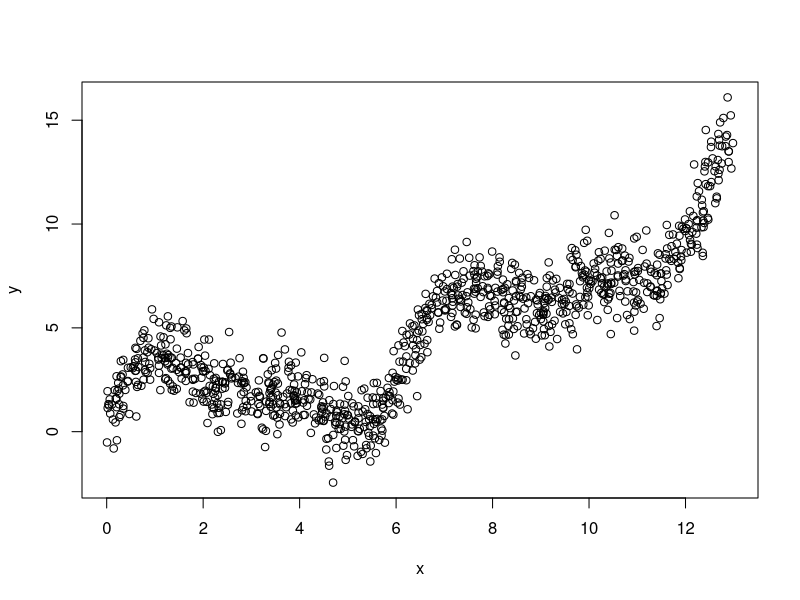
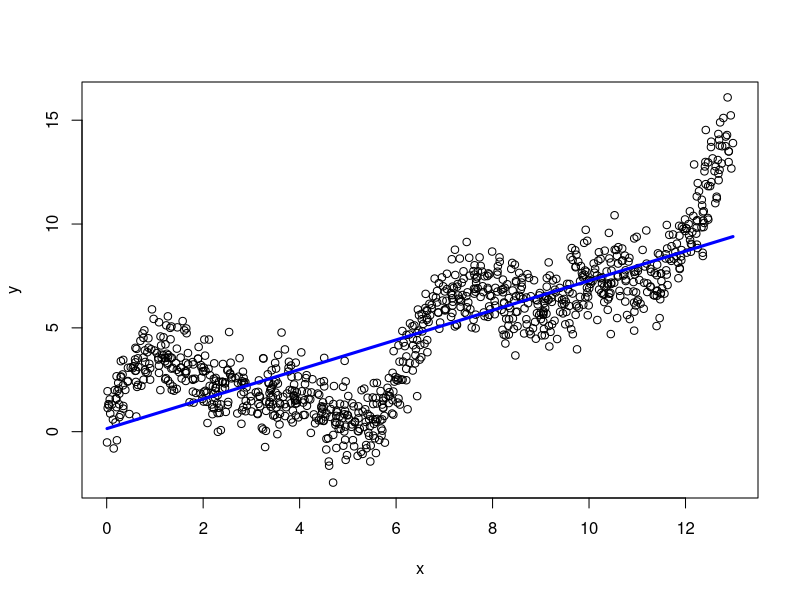
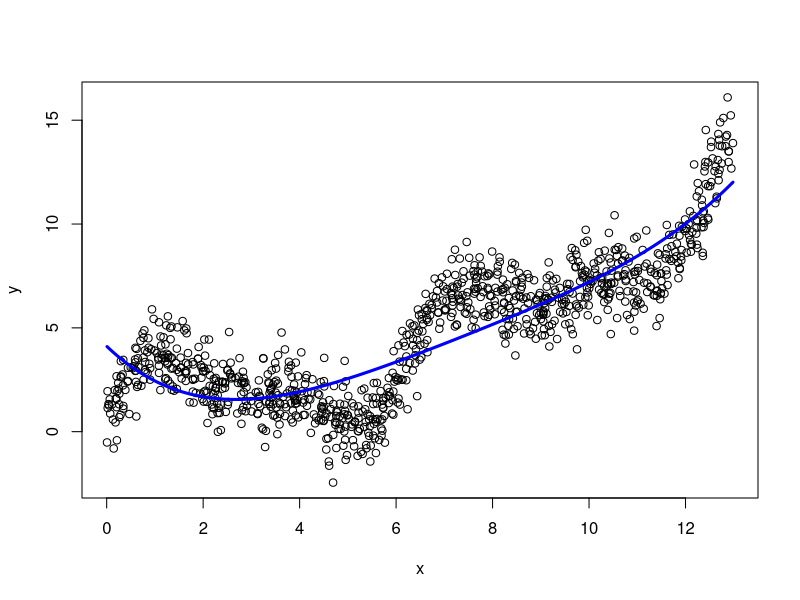
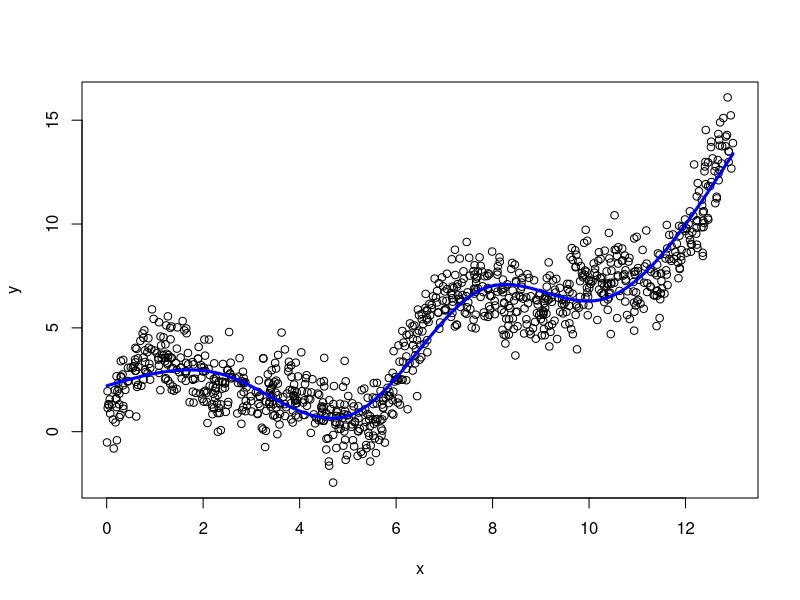
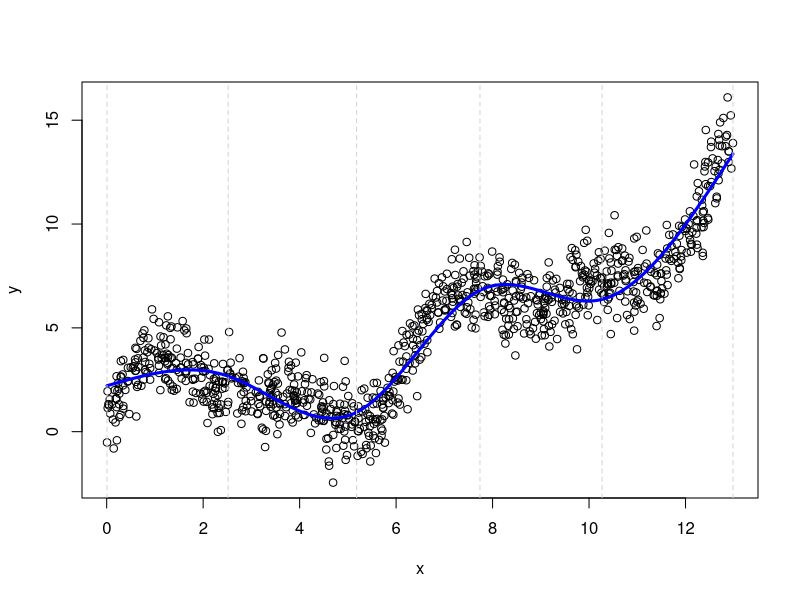
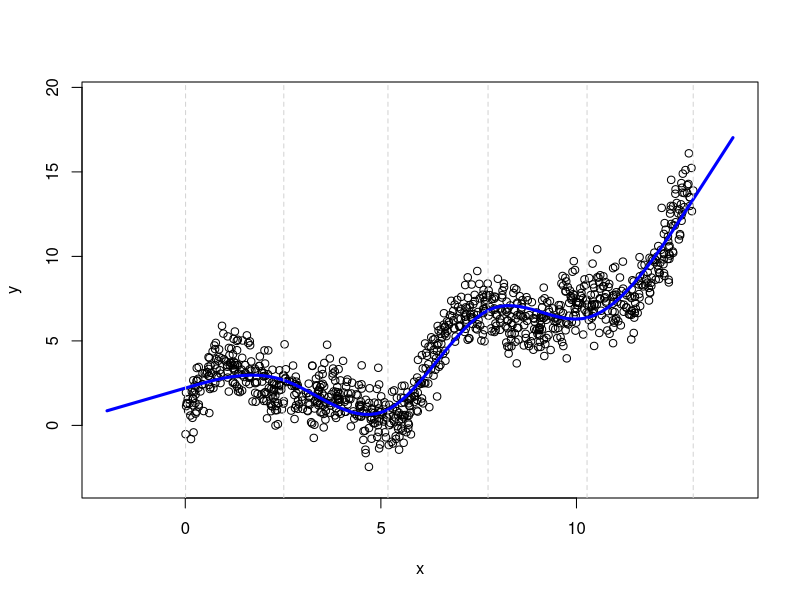
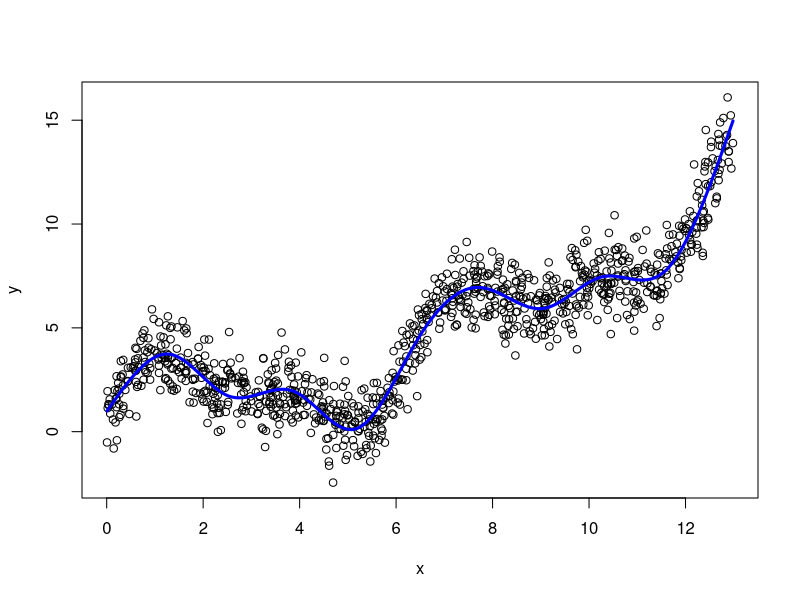
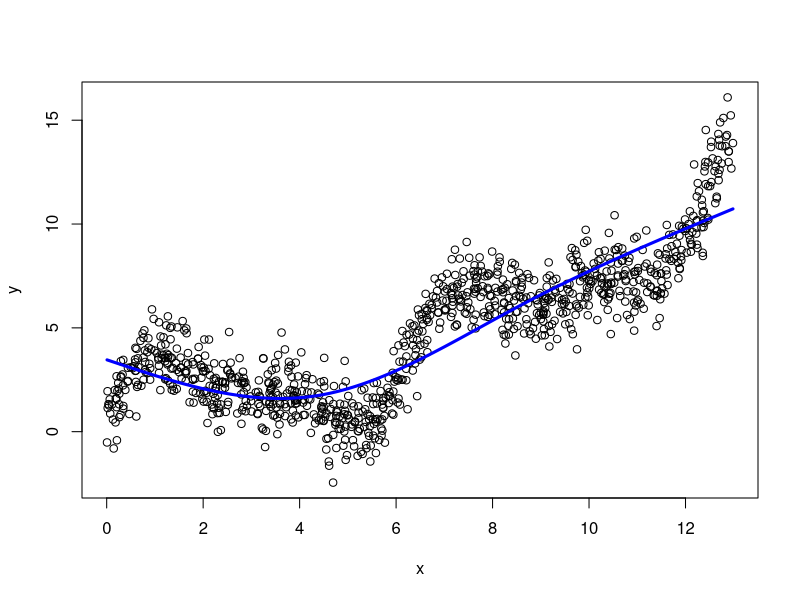

R code for these plots, in order:
## ---- chunk 1
# Load packages
library(splines)
library(scales)

# Set seed
set.seed(12)
## ---- chunk 2
n <- 1e3
x <- sort(runif(n = n,
                min = 0,
                max = 13))
get_mu <- function(x){
  2 * sin(x) + sin(2 * x) + exp(x / 5)
}
mu <- get_mu(x)
y <- mu + rnorm(n)
plot(x = x,
     y = y)
## ---- chunk 3
mod_01 <- lm(y ~ x)
plot(x = x,
     y = y)
lines(x = x,
      y = mod_01$fitted.values,
      col = "blue",
      lwd = 3)
## ---- chunk 4
mod_02 <- lm(y ~ x + I(x^2) + I(x^3) + I(x^4))
plot(x = x,
     y = y)
lines(x = x,
      y = mod_02$fitted.values,
      col = "blue",
      lwd = 3)
## ---- chunk 5
d_sim <- data.frame(x = x,
                    y = y)
mod_03 <- lm(formula = y ~ ns(x = x,
                              df = 5),
             data = d_sim)
plot(x = x,
     y = y)
lines(x = x,
      y = mod_03$fitted.values,
      col = "blue",
      lwd = 3)
## ---- chunk 6
#| echo: true
quintiles <- quantile(x = x,
                      probs = seq(from = 0,
                                  to = 1,
                                  by = 1 / 5))
quintiles
## ---- chunk 7
plot(x = x,
     y = y)
lines(x = x,
      y = mod_03$fitted.values,
      col = "blue",
      lwd = 3)
abline(v = quantile(x = x,
                    probs = seq(from = 0,
                                to = 1,
                                by = 1 / 5)),
       lty = 2,
       col = "lightgray")
## ---- chunk 8
#| echo: true
attr(x = terms(mod_03),
     which = "predvars")
## ---- chunk 9
x_new <- seq(from = -2,
             to = 14,
             length.out = 101)
y_new <- get_mu(x_new) + rnorm(length(x_new))
plot(x = x,
     y = y,
     xlim = c(-2,14),
     ylim = c(min(c(y,
                    y_new)),
              max(c(y,
                    y_new))))
lines(x = x_new,
      y = predict(object = mod_03,
                  newdata = data.frame(x = x_new,
                                       y = y_new)),
      col = "blue",
      lwd = 3)
abline(v = quantile(x = x,
                    probs = seq(from = 0,
                                to = 1,
                                by = 1 / 5)),
       lty = 2,
       col = "lightgray")
## ---- chunk 10
mod_04 <- lm(formula = y ~ ns(x = x,
                              df = 10),
             data = d_sim)
plot(x = x,
     y = y)
lines(x = x,
      y = mod_04$fitted.values,
      col = "blue",
      lwd = 3)
## ---- chunk 11
mod_05 <- lm(formula = y ~ ns(x = x,
                              df = 3),
             data = d_sim)
plot(x = x,
     y = y)
lines(x = x,
      y = mod_05$fitted.values,
      col = "blue",
      lwd = 3)
## ---- chunk 12
#| echo: true
knots <- c(1:5,9)
mod_06 <- lm(formula = y ~ ns(x = x,
                              knots = knots),
             data = d_sim)
plot(x = x,
     y = y)
lines(x = x,
      y = mod_06$fitted.values,
      col = "blue",
      lwd = 3)
abline(v = c(min(x),
             knots,
             max(x)),
       lty = 2,
       col = "lightgray")
## ---- chunk 13
summary(mod_03)
## ---- chunk 14
mod_07 <- lm(y ~ x * I(x < 1) * I(x < 6) * I(x < 7) * I(x < 11))
plot(x = x,
     y = y)
lines(x = x,
      y = mod_07$fitted.values,
      col = "blue",
      lwd = 3)
## ---- chunk 15
# Parameters
min_val <- -2
max_val <- 1
sigma <- 0.25

# Generate data
x <- runif(n = n,
           min = min_val,
           max = max_val)
epsilon <- rnorm(n = n,
                 sd = sigma)
f <- function(x){
  return(x^3 + x^2 - x)
}
y <- f(x) + epsilon

# Plot
plot(x = x,
     y = y,
     col = alpha(colour = "black",
                 alpha = 0.3),
     pch = 19)
## ---- chunk 16
x0 <- c(-2,
        -4 / 3,
        -2 / 3,
        1 / 3)
y0 <- f(x0)
x1 <- c(x0[-1],
        1)
y1 <- f(x1)
plot(x = x,
     y = y,
     col = alpha(colour = "black",
                 alpha = 0.3))
segments(x0 = x0,
         y0 = y0,
         x1 = x1,
         y1 = y1,
         col = "red",
         lwd = 3)
## ---- chunk 17
slopes <- (y1 - y0) / (x1 - x0)
plot(x = range(x0,x1),
     y = range(slopes),
     type = "n",
     xlab = "x",
     ylab = "Slope")
segments(x0 = x0,
         y0 = slopes,
         x1 = x1,
         y1 = slopes)
## ---- chunk 18
plot(x = x,
     y = y,
     col = alpha(colour = "black",
                 alpha = 0.3))
curve(expr = f,
      add = TRUE,
      col = "red",
      lwd = 3)
## ---- chunk 19
# Smooth function derivative
f_prime <- function(x){
  return(3 * x^2 + 2 * x - 1)
}
curve(expr = f_prime,
      from = -2,
      to = 1,
      xlab = "x",
      ylab = "Slope")
